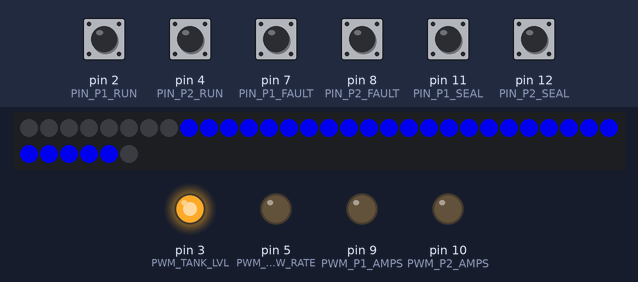
The sketch below on a simulated Arduino Uno, built with avr-gcc and run on an emulated ATmega328P. On the bench: 36 RGB LEDs in strip order, left to right, continuing on the next row, output pins drawn as LEDs (lit = HIGH). Inputs (shaded band) come from the test bench; at power-on: pin 2 (PIN_P1_RUN), pin 4 (PIN_P2_RUN), pin 7 (PIN_P1_FAULT), pin 8 (PIN_P2_FAULT), pin 11 (PIN_P1_SEAL), pin 12 (PIN_P2_SEAL) HIGH. Random numbers use the default seed unless the sketch sets one; what the sketch prints to the serial monitor is not drawn.

Above: at 3.3 s.
3.4 s: pin 2 (PIN_P1_RUN) pulled LOW for 1 s
At 4.29 s:
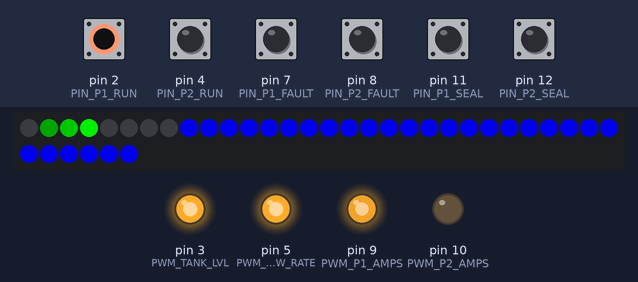
5.9 s: pin 7 (PIN_P1_FAULT) pulled LOW for 1 s
At 6.39 s:
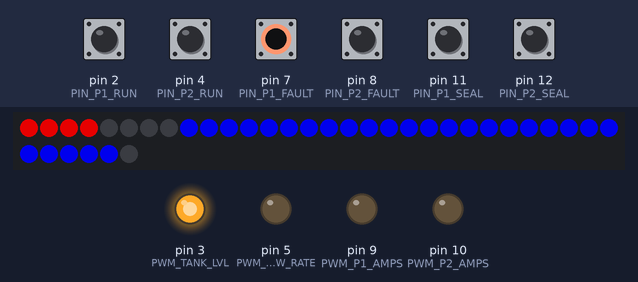
8.4 s: pin 4 (PIN_P2_RUN) pulled LOW for 1 s
At 9.9 s:
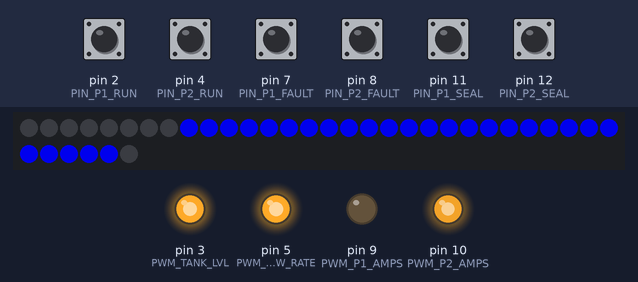
10.9 s: pin 8 (PIN_P2_FAULT) pulled LOW for 0.15 s
12.6 s: pin 8 (PIN_P2_FAULT) pulled LOW for 1 s
At 12.84 s:
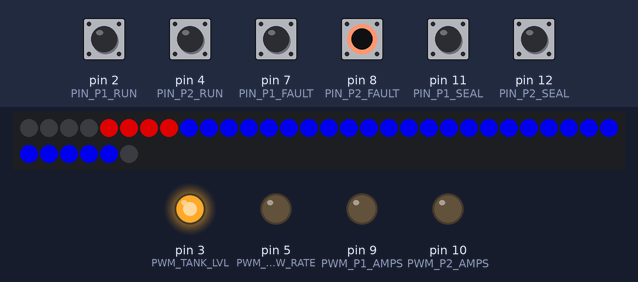
15.1 s: pin 8 (PIN_P2_FAULT) pulled LOW for 0.15 s
Timing chart, 0 to 18.0 s (numbered marks = the images above; inputs shaded):
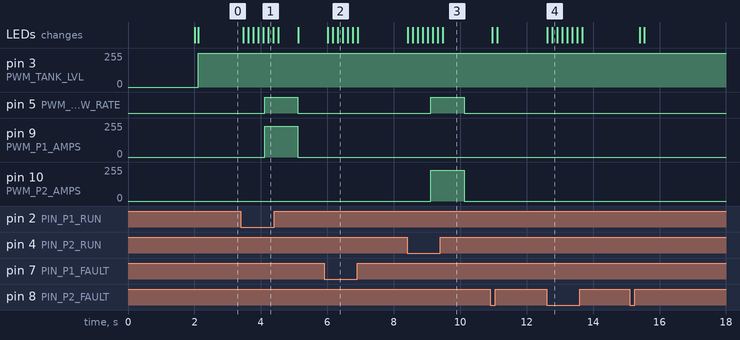

The sketch:

HighTide_DemoCase1.03.ino
```cpp
#include <Adafruit_NeoPixel.h>

// --- CONFIGURABLE PARAMETERS ---
const int LED_BRIGHTNESS   = 200;
const unsigned long TANK_CAPACITY = 60000;
const int PUMP_FLOW_SINGLE = 1000;
const int PUMP_FLOW_DUAL   = 779;
const int PUMP_AMPS_SINGLE = 90;
const int PUMP_AMPS_DUAL   = 82;

// --- DRAIN PARAMETERS ---
int DRAIN_MIN = 200;
int DRAIN_MAX = 1000;
unsigned long DRAIN_INTERVAL = 600000; // 10 Minutes

// --- PIN ASSIGNMENTS ---
const int PIN_NEOPIXEL  = 6;
const int PIN_P1_RUN    = 2;
const int PIN_P2_RUN    = 4;
const int PIN_P1_FAULT  = 7;
const int PIN_P2_FAULT  = 8;
const int PIN_P1_SEAL   = 11;
const int PIN_P2_SEAL   = 12;

const int PWM_TANK_LVL  = 3;
const int PWM_FLOW_RATE = 5;
const int PWM_P1_AMPS   = 9;
const int PWM_P2_AMPS   = 10;

// Total LEDs: 4 (P1) + 4 (P2) + 28 (Tank) = 36
Adafruit_NeoPixel strip(36, PIN_NEOPIXEL, NEO_GRB + NEO_KHZ800);

// --- SYSTEM GLOBALS ---
float currentGallons = 60000;
int currentDrainRate = 500;
unsigned long lastUpdate = 0;
unsigned long lastDrainChange = 0;
unsigned long lastReport = 0;
int animationFrame = 0;
int fadeValue = 0;
bool fadeDirection = true;

void setup() {
  // 1. THE STABILIZER DELAY
  // Give the 1000uF caps time to charge before we touch anything
  delay(2000);

  Serial.begin(9600);

  randomSeed(analogRead(A0));
  currentDrainRate = random(DRAIN_MIN, DRAIN_MAX + 1);
  lastDrainChange = millis();

  // 2. SAFE PIXEL INITIALIZATION
  strip.begin();
  strip.setBrightness(0);
  strip.show();
  delay(100);
  strip.setBrightness(LED_BRIGHTNESS);
  strip.show();

  // 3. PIN SETUP
  pinMode(PIN_P1_RUN, INPUT_PULLUP);
  pinMode(PIN_P2_RUN, INPUT_PULLUP);
  pinMode(PIN_P1_FAULT, INPUT_PULLUP);
  pinMode(PIN_P2_FAULT, INPUT_PULLUP);
  pinMode(PIN_P1_SEAL, INPUT_PULLUP);
  pinMode(PIN_P2_SEAL, INPUT_PULLUP);

  Serial.println(F("--- HighTide System Boot Complete ---"));
  Serial.println(F("Power Stabilized. Animation Active."));
}

void loop() {
  // Read Inputs
  bool p1Run = !digitalRead(PIN_P1_RUN);
  bool p2Run = !digitalRead(PIN_P2_RUN);
  bool p1Fail = !digitalRead(PIN_P1_FAULT);
  bool p2Fail = !digitalRead(PIN_P2_FAULT);
  bool p1Seal = !digitalRead(PIN_P1_SEAL);
  bool p2Seal = !digitalRead(PIN_P2_SEAL);

  // 1. DRAIN LOGIC (Pick and Stick)
  if (millis() - lastDrainChange >= DRAIN_INTERVAL) {
    currentDrainRate = random(DRAIN_MIN, DRAIN_MAX + 1);
    lastDrainChange = millis();
  }

  // 2. PHYSICS & PWM LOGIC (1 Second Interval)
  if (millis() - lastUpdate >= 1000) {
    lastUpdate = millis();

    float p1Inflow = (p1Run && !p1Fail) ? ((p2Run && !p2Fail) ? PUMP_FLOW_DUAL : PUMP_FLOW_SINGLE) : 0;
    float p2Inflow = (p2Run && !p2Fail) ? ((p1Run && !p1Fail) ? PUMP_FLOW_DUAL : PUMP_FLOW_SINGLE) : 0;

    float netChangePerSecond = ((p1Inflow + p2Inflow) - currentDrainRate) / 60.0;
    currentGallons += netChangePerSecond;
    currentGallons = constrain(currentGallons, 0, TANK_CAPACITY);

    // PWM Output Scaling
    analogWrite(PWM_TANK_LVL, map(currentGallons, 0, TANK_CAPACITY, 0, 255));
    analogWrite(PWM_FLOW_RATE, map(p1Inflow + p2Inflow, 0, 1000, 0, 255));

    int p1A = (p1Run && !p1Fail) ? ((p2Run && !p2Fail) ? PUMP_AMPS_DUAL : PUMP_AMPS_SINGLE) : 0;
    int p2A = (p2Run && !p2Fail) ? ((p1Run && !p1Fail) ? PUMP_AMPS_DUAL : PUMP_AMPS_SINGLE) : 0;
    analogWrite(PWM_P1_AMPS, map(p1A, 0, 100, 0, 255));
    analogWrite(PWM_P2_AMPS, map(p2A, 0, 100, 0, 255));

    // 3. SERIAL REPORT (Every 15 Seconds)
    if (millis() - lastReport >= 15000) {
      lastReport = millis();
      long timeUntilNewDrain = (DRAIN_INTERVAL - (millis() - lastDrainChange)) / 1000;

      Serial.println(F("\n========================================"));
      Serial.println(F("       HIGHTIDE SYSTEM STATUS          "));
      Serial.println(F("========================================"));
      Serial.print(F(" TANK LEVEL:  ")); Serial.print(currentGallons, 0); Serial.println(F(" Gallons"));
      Serial.print(F(" SYSTEM DRAW: ")); Serial.print(currentDrainRate); Serial.print(F(" GPM"));
      Serial.print(F(" (Next Change: ")); Serial.print(timeUntilNewDrain); Serial.println(F("s)"));
      Serial.println(F("----------------------------------------"));
      Serial.print(F(" PUMP 1: "));
      if (p1Fail) Serial.print(F("FAULT")); else if (p1Run) Serial.print(p1Seal ? F("RUN (SEAL FAIL)") : F("RUN")); else Serial.print(F("OFF"));
      Serial.print(F(" | Amps: ")); Serial.println(p1A);

      Serial.print(F(" PUMP 2: "));
      if (p2Fail) Serial.print(F("FAULT")); else if (p2Run) Serial.print(p2Seal ? F("RUN (SEAL FAIL)") : F("RUN")); else Serial.print(F("OFF"));
      Serial.print(F(" | Amps: ")); Serial.println(p2A);
      Serial.println(F("========================================\n"));
    }
  }

  updateLEDs(p1Run, p1Fail, p1Seal, p2Run, p2Fail, p2Seal);
}

void updateLEDs(bool r1, bool f1, bool s1, bool r2, bool f2, bool s2) {
  static unsigned long lastAnim = 0;
  if (millis() - lastAnim < 150) return;
  lastAnim = millis();

  animationFrame = (animationFrame + 1) % 4;

  if (fadeDirection) fadeValue += 25; else fadeValue -= 25;
  if (fadeValue >= 250) { fadeValue = 250; fadeDirection = false; }
  if (fadeValue <= 5)   { fadeValue = 5;   fadeDirection = true; }

  strip.clear();

  // --- PUMP ANIMATIONS (Comet Tail) ---
  for (int i = 0; i < 4; i++) {
    // PUMP 1
    if (f1) { strip.setPixelColor(i, strip.Color(fadeValue, 0, 0)); }
    else if (r1) {
      uint32_t color = s1 ? strip.Color(180, 0, 255) : strip.Color(0, 255, 0);
      if (i == animationFrame) strip.setPixelColor(i, color);
      else if (i == (animationFrame + 3) % 4) strip.setPixelColor(i, dimColor(color, 0.5));
      else if (i == (animationFrame + 2) % 4) strip.setPixelColor(i, dimColor(color, 0.2));
    }

    // PUMP 2
    int p2_idx = i + 4;
    if (f2) { strip.setPixelColor(p2_idx, strip.Color(fadeValue, 0, 0)); }
    else if (r2) {
      uint32_t color = s2 ? strip.Color(180, 0, 255) : strip.Color(0, 255, 0);
      if (i == animationFrame) strip.setPixelColor(p2_idx, color);
      else if (i == (animationFrame + 3) % 4) strip.setPixelColor(p2_idx, dimColor(color, 0.5));
      else if (i == (animationFrame + 2) % 4) strip.setPixelColor(p2_idx, dimColor(color, 0.2));
    }
  }

  // --- TANK LEVEL (Pixels 8 to 35) ---
  int numLeds = map((long)currentGallons, 0, (long)TANK_CAPACITY, 0, 28);
  numLeds = constrain(numLeds, 0, 28);
  for (int i = 0; i < numLeds; i++) {
    strip.setPixelColor(i + 8, strip.Color(0, 0, 255));
  }

  strip.show();
}

uint32_t dimColor(uint32_t color, float multiplier) {
  uint8_t r = (uint8_t)((color >> 16 & 0xFF) * multiplier);
  uint8_t g = (uint8_t)((color >> 8 & 0xFF) * multiplier);
  uint8_t b = (uint8_t)((color & 0xFF) * multiplier);
  return strip.Color(r, g, b);
}
```

Measured:
- after the input at 3.4 s, pin 3 (PWM_TANK_LVL): 254/255 → 255/255 after 0.72 s, → 254/255 1.0 s later; pin 5 (PWM_FLOW_RATE): LOW → HIGH after 0.72 s, → LOW 1.0 s later; pin 9 (PWM_P1_AMPS): 0/255 → 229/255 after 0.72 s, → 0/255 1.0 s later; the LEDs: first change after 0.07 s (image 1 shows a later state)
- after the input at 5.9 s, the LEDs: first change after 0.12 s (image 2 shows a later state)
- after the input at 8.4 s, pin 5 (PWM_FLOW_RATE): LOW → HIGH after 0.72 s, → LOW 1.0 s later; pin 10 (PWM_P2_AMPS): 0/255 → 229/255 after 0.72 s, → 0/255 1.0 s later; the LEDs: first change at once (image 3 shows a later state)
- after the input at 12.6 s, the LEDs: first change at once (image 4 shows a later state)
